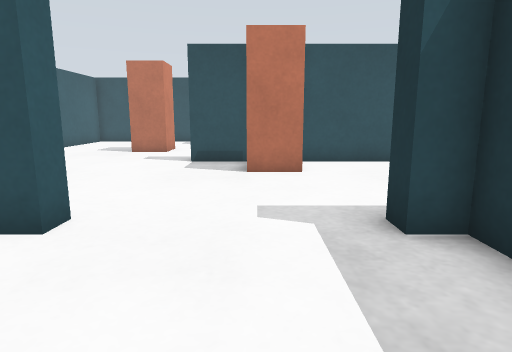
View 1 (above)

18 first-person views from a walk through a robot-simulator world made for Gazebo. The camera is 0.39 m above the floor, tilts 10° down and sees 75° across. The floor is counted in squares, 0.25 m on a side. Each view is taken from the middle of a square. On the plan, view 1 faces up. The plan holds only what a view shows up to about 16 squares ahead; the rest is blank. The place goes on beyond the plan.

View 2
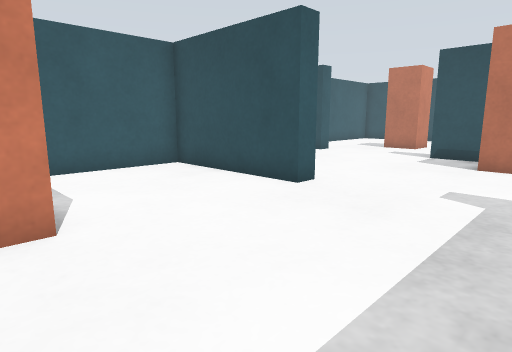

View 3
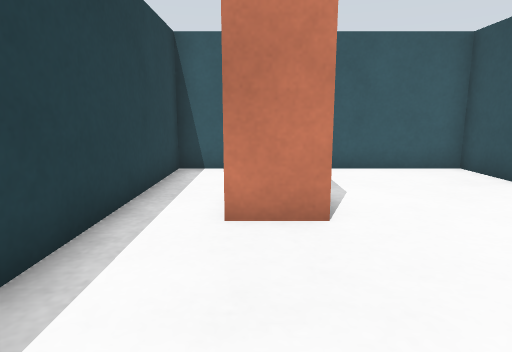

View 4
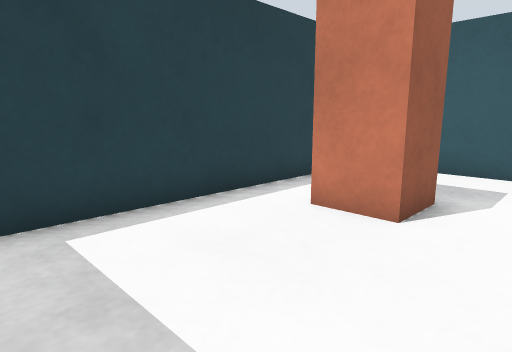

View 5
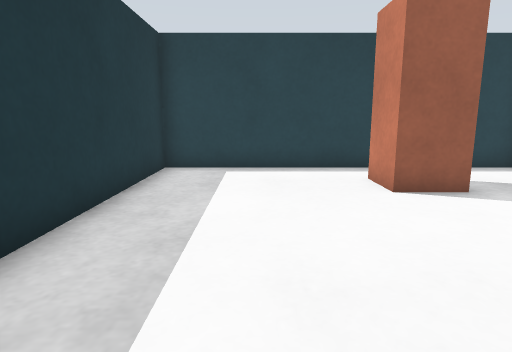

View 6
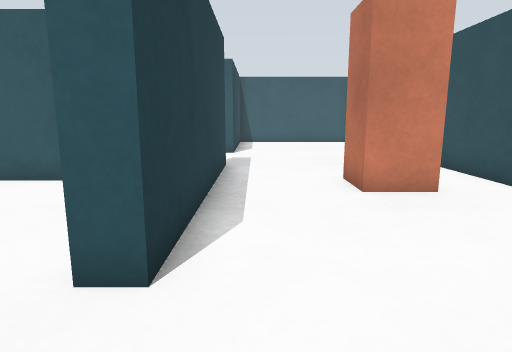

View 7
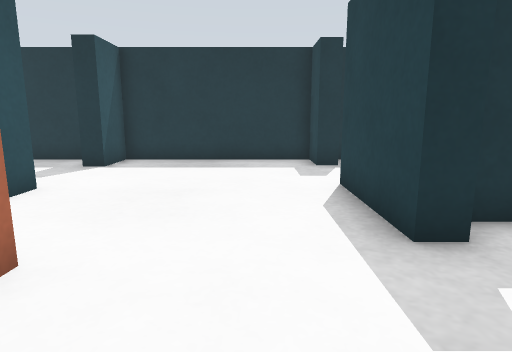

View 8
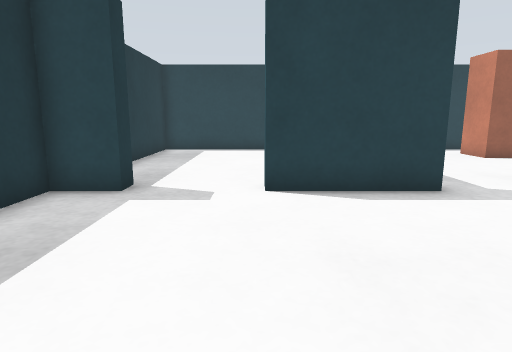

View 9
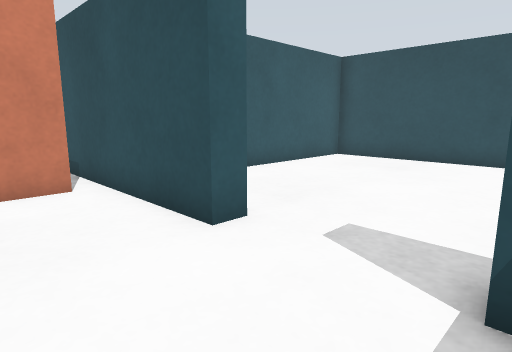

View 10
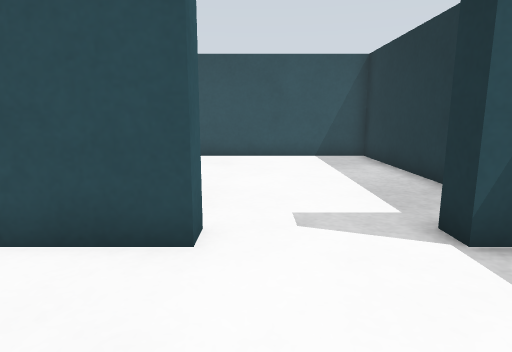

View 11
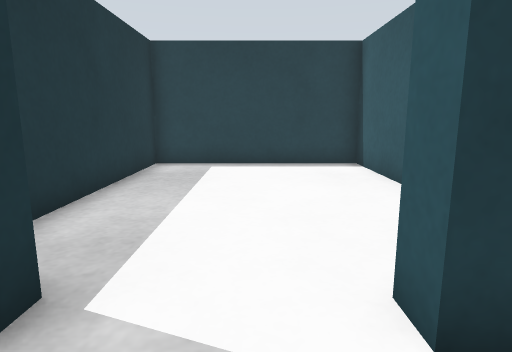

View 12
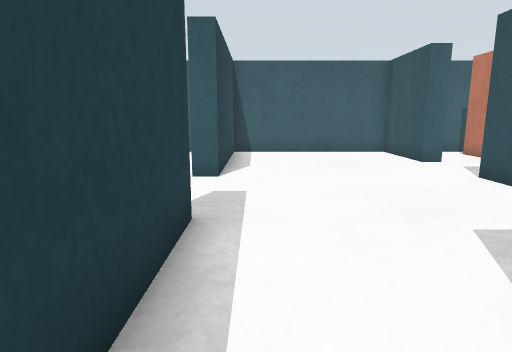

View 13
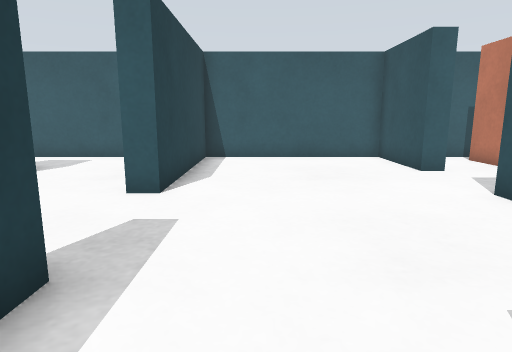

View 14
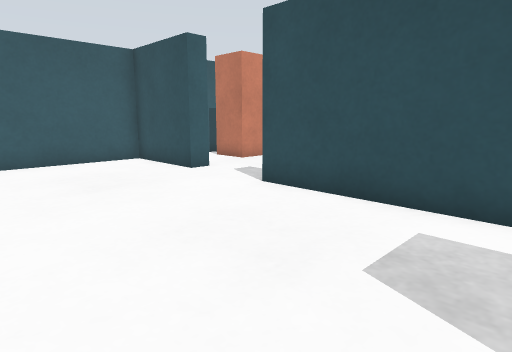

View 15
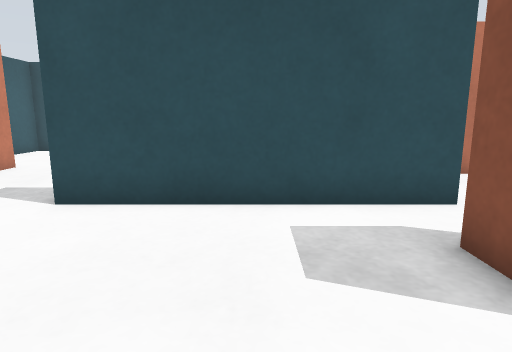

View 16
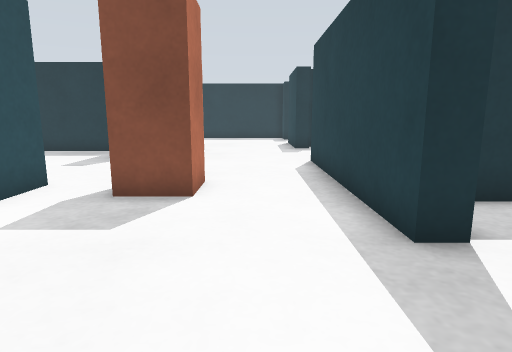

View 17
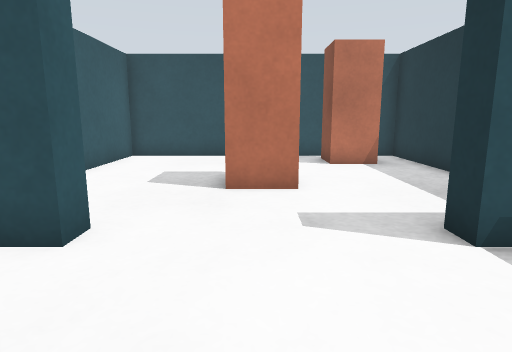

View 18
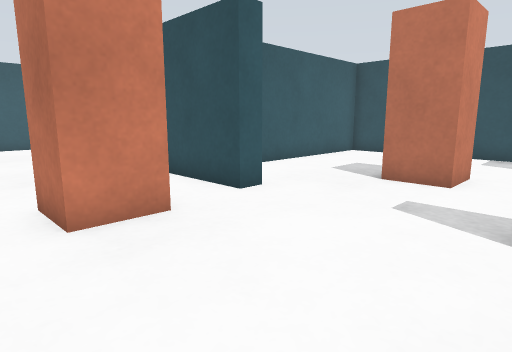

### Floor plan
Ten units are one square. View 1 is at (0, 0); x grows to the right and y downward. Boxes are objects, and circles mark ways between rooms. Rooms are numbered by the first view taken in them; rooms with no view inside come last. Other rooms are left out.
<svg viewBox="-217 -222 337 271">
<path fill="none" stroke="#000" d="M-29 -43 -82 -43 -82 44 29 44 29 -43 20 -43M20 -43 20 -50 58 -50 58 -42M-74 -119 -148 -119M36 6 36 44 104 44 104 -21M-110 -42 -110 -50 -29 -50 -29 -43M52 -119 -23 -119M104 -55 104 -115M-177 -119 -212 -119 -212 -50 -148 -50 -148 -42M52 -126 52 -119M104 -135 104 -217 13 -217 13 -162M-74 -126 -74 -119M-22 -217 -101 -217 -101 -154M-23 -119 -23 -126M6 -138 6 -217 0 -217"/>
<rect x="-45" y="5" width="20" height="20" fill="#bbb"><title>brown box</title></rect>
<rect x="-85" y="-105" width="20" height="30" fill="#bbb"><title>brown box</title></rect>
<rect x="-5" y="-115" width="20" height="20" fill="#bbb"><title>brown box</title></rect>
<rect x="85" y="-55" width="30" height="20" fill="#bbb"><title>cyan box</title></rect>
<rect x="85" y="-125" width="30" height="10" fill="#bbb"><title>cyan box</title></rect>
<rect x="-55" y="-175" width="20" height="30" fill="#bbb"><title>brown box</title></rect>
<rect x="-25" y="-215" width="20" height="30" fill="#bbb"><title>brown box</title></rect>
<circle cx="-5" cy="-45" r="3" fill="#2a7"/>
<circle cx="80" cy="-120" r="3" fill="#2a7"/>
<circle cx="-50" cy="-120" r="3" fill="#2a7"/>
<text x="-30" y="0">1</text>
<text x="-20" y="-60">2</text>
<text x="60" y="-170">3</text>
<text x="-50" y="-170">4</text>
</svg>
Room 1 opens to room 2. Room 2 opens to room 3. Room 2 opens to room 4.

Where each view was taken, in squares from view 1:
view 1: 0 up, 0 right, facing up
view 2: 2 down, 2 right, facing up-left
view 3: 2 down, 2 right, facing left
view 4: 1 up, 2 right, facing down-left
view 5: 6 up, 0 right, facing down
view 6: 6 up, 0 right, facing left
view 7: 7 up, 2 left, facing right
view 8: 12 up, 6 right, facing down
view 9: 9 up, 9 right, facing up-left
view 10: 8 up, 6 right, facing up
view 11: 7 up, 7 right, facing down
view 12: 6 up, 6 left, facing left
view 13: 7 up, 8 left, facing left
view 14: 6 up, 9 left, facing up-left
view 15: 6 up, 11 left, facing up
view 16: 7 up, 15 left, facing right
view 17: 8 up, 5 left, facing up
view 18: 7 up, 2 left, facing up-left
